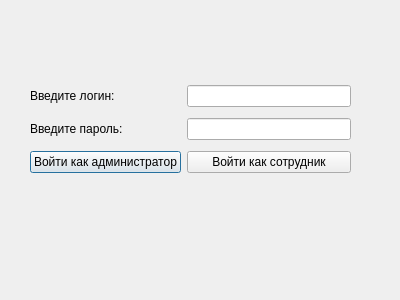
<?xml version="1.0" encoding="UTF-8"?>
<ui version="4.0">
 <class>Dialog</class>
 <widget class="QDialog" name="Dialog">
  <property name="geometry">
   <rect>
    <x>0</x>
    <y>0</y>
    <width>400</width>
    <height>300</height>
   </rect>
  </property>
  <property name="windowTitle">
   <string>Dialog</string>
  </property>
  <widget class="QWidget" name="">
   <property name="geometry">
    <rect>
     <x>30</x>
     <y>80</y>
     <width>321</width>
     <height>101</height>
    </rect>
   </property>
   <layout class="QGridLayout" name="gridLayout">
    <item row="1" column="1">
     <widget class="QLineEdit" name="PasswordLineEdit">
      <property name="echoMode">
       <enum>QLineEdit::EchoMode::Password</enum>
      </property>
     </widget>
    </item>
    <item row="0" column="0">
     <widget class="QLabel" name="LoginLabel">
      <property name="text">
       <string>Введите логин:</string>
      </property>
     </widget>
    </item>
    <item row="1" column="0">
     <widget class="QLabel" name="PasswordLabel">
      <property name="text">
       <string>Введите пароль:</string>
      </property>
     </widget>
    </item>
    <item row="0" column="1">
     <widget class="QLineEdit" name="LoginLineEdit"/>
    </item>
    <item row="2" column="0">
     <widget class="QPushButton" name="LogAdminPushButton">
      <property name="text">
       <string>Войти как администратор</string>
      </property>
     </widget>
    </item>
    <item row="2" column="1">
     <widget class="QPushButton" name="LogSellerpushButton">
      <property name="text">
       <string>Войти как сотрудник</string>
      </property>
     </widget>
    </item>
   </layout>
  </widget>
 </widget>
 <resources/>
 <connections/>
</ui>
